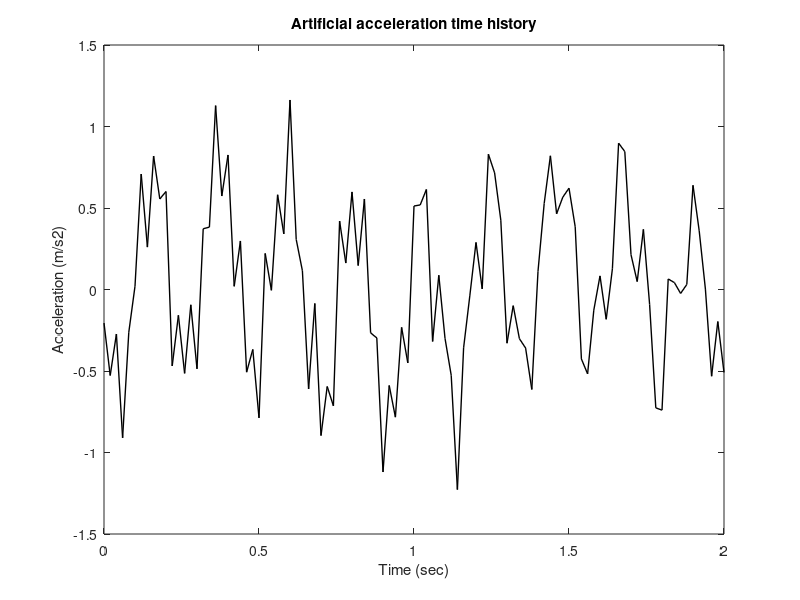

Reproduce this figure in MATLAB. (Note: this script raises an error after producing the figure.)
%% example LEReSp
% Calculate linear elastic response spectra in OpenSeismoMatlab

%% Generate earthquake motion
% For reproducibility
rng(0)
%%
% Generate earthquake acceleration time history
dt=0.02;
N=10;
a=rand(N,1)-0.5;
b=100*pi*rand(N,1);
c=pi*(rand(N,1)-0.5);
t=(0:dt:(100*dt))';
xgtt=zeros(size(t));
for i=1:N
    xgtt=xgtt+a(i)*sin(b(i)*t+c(i));
end

%% Plot the generated time history
% 
figure()
plot(t,xgtt,'k','LineWidth',1)
ylabel('Acceleration (m/s2)')
xlabel('Time (sec)')
title('Artificial acceleration time history')

%% Setup parameters for LEReSp function
% Eigenperiods
T=logspace(log10(0.02),log10(5),1000)';

%%
% Critical damping ratio
ksi=0.05;

%%
% Maximum ratio of the integration time step to the eigenperiod
dtTol=0.02;

%%
% Algorithm to be used for the time integration
AlgID='U0-V0-Opt';

%%
% Minimum absolute value of the eigenvalues of the amplification matrix
rinf=1;

%% Calculate spectra and pseudospectra
% Apply LEReSp
[PSa,PSv,Sd,Sv,Sa,Siev]=LEReSp(dt,xgtt,T,ksi,dtTol,AlgID,rinf);

%% Plot the spectra and pseudospectra
% Pseudoacceleration spectrum
figure()
plot(T,PSa,'k','LineWidth',1)
ylabel('Pseudoacceleration (m/s2)')
xlabel('Eigenperiod (sec)')

%%
% Pseudovelocity spectrum
figure()
plot(T,PSv,'k','LineWidth',1)
ylabel('Pseudovelocity (m/s)')
xlabel('Eigenperiod (sec)')

%%
% Displacement spectrum
figure()
plot(T,Sd,'k','LineWidth',1)
ylabel('Displacement (m)')
xlabel('Eigenperiod (sec)')

%%
% Velocity spectrum
figure()
plot(T,Sv,'k','LineWidth',1)
ylabel('Velocity (m/s)')
xlabel('Eigenperiod (sec)')

%%
% Acceleration spectrum
figure()
plot(T,Sa,'k','LineWidth',1)
ylabel('Acceleration (m/s2)')
xlabel('Eigenperiod (sec)')

%%
% Equivalent relative input energy velocity
figure()
plot(T,Siev,'k','LineWidth',1)
ylabel('Equivalent relative input energy velocity (m/s)')
xlabel('Eigenperiod (sec)')

%% Copyright
%
% Copyright (c) 2018-2023 by George Papazafeiropoulos
%
% * Major, Infrastructure Engineer, Hellenic Air Force
% * Civil Engineer, M.Sc., Ph.D.
% * Email: gpapazafeiropoulos@yahoo.gr
%

